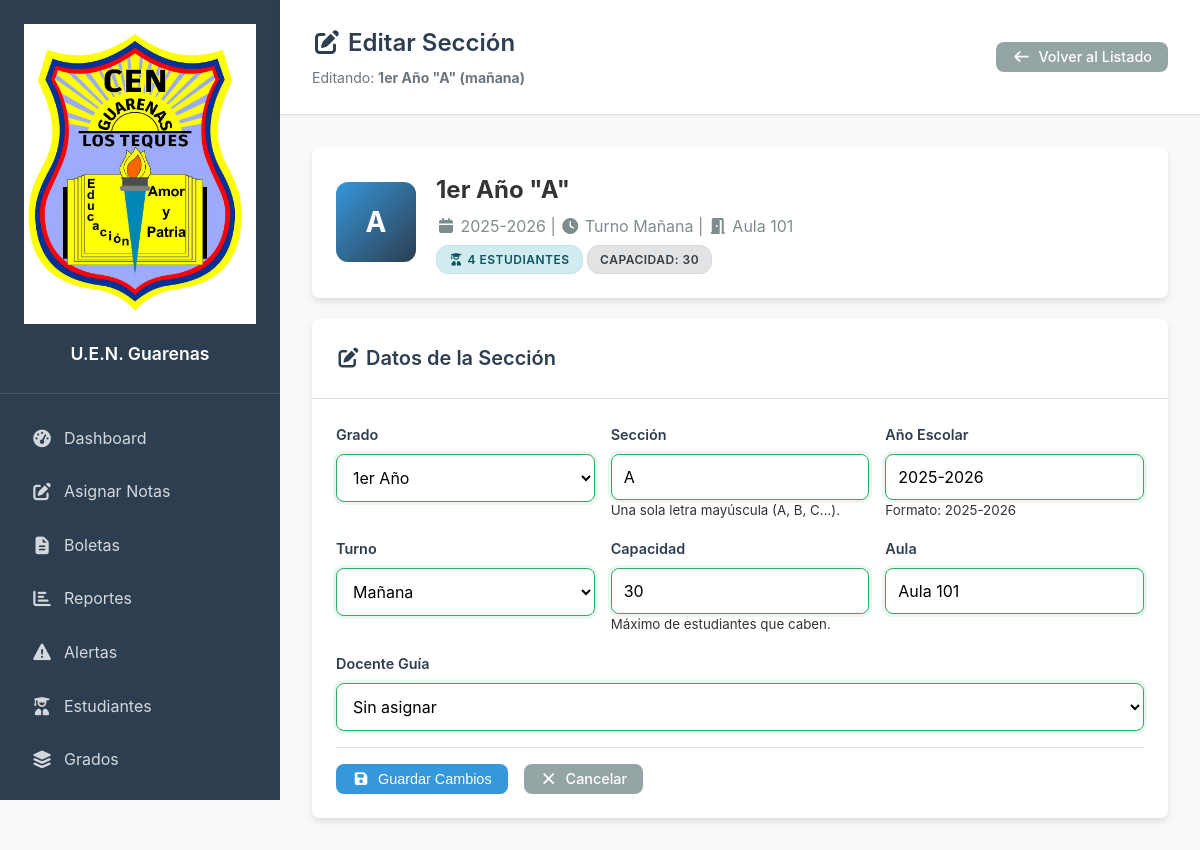
The page /editar_seccion.php?id=1 (signed in) on the database its author committed.
### tables this page shows
CREATE TABLE `grados` (
  `id` int(11) NOT NULL,
  `nombre` varchar(50) NOT NULL,
  `nivel` varchar(20) DEFAULT NULL,
  `modalidad` enum('Media General','Media Técnica') DEFAULT 'Media General',
  `orden` int(11) DEFAULT NULL,
  `activo` tinyint(1) DEFAULT 1,
  `fecha_creacion` timestamp NOT NULL DEFAULT current_timestamp()
);

CREATE TABLE `secciones` (
  `id` int(11) NOT NULL AUTO_INCREMENT,
  `grado_id` int(11) DEFAULT NULL,
  `letra` varchar(5) NOT NULL,
  `anio_escolar` varchar(9) DEFAULT '2025-2026',
  `turno` enum('mañana','tarde') DEFAULT 'mañana',
  `capacidad` int(11) DEFAULT 30,
  `docente_guia_id` int(11) DEFAULT NULL,
  `aula` varchar(20) DEFAULT NULL,
  `activo` tinyint(1) DEFAULT 1,
  `fecha_creacion` timestamp NOT NULL DEFAULT current_timestamp(),
  `fecha_actualizacion` timestamp NOT NULL DEFAULT current_timestamp() ON UPDATE current_timestamp(),
  PRIMARY KEY (`id`)
);

### editar_seccion.php (the view, shortened to what this page needs)
<?php
require_once 'config.php';
$db = getDBConnection();
$id = (int)($_GET['id'] ?? 0);
$stmt = $db->prepare("SELECT * FROM secciones WHERE id = ?");
$stmt->execute([$id]);
$seccion = $stmt->fetch();
$grados = $db->query("SELECT * FROM grados WHERE activo = 1 ORDER BY orden")->fetchAll();
$stmt = $db->prepare("SELECT nombre FROM grados WHERE id = ?");
$stmt->execute([$seccion['grado_id']]);
$grado_nombre = $stmt->fetchColumn();
$stmt = $db->prepare("SELECT COUNT(*) FROM estudiantes WHERE seccion_id = ? AND estado = 'activo'");
$stmt->execute([$id]);
$total_estudiantes = $stmt->fetchColumn();
?>
<!DOCTYPE html>
<html lang="es">
<head>
    <link rel="stylesheet" href="<?php echo APP_URL; ?>/assets/css/styles.css">
    <link rel="stylesheet" href="<?php echo APP_URL; ?>/assets/fontawesome/css/all.min.css">
</head>
<body>
<div class="dashboard-container">
    <?php echo getSidebar('secciones'); ?>
    <main class="main-content">
        <header class="main-header">
            <div>
                <h1><i class="fas fa-edit"></i> Editar Sección</h1>
                <p class="text-muted" style="margin: 5px 0 0 0; font-size: 14px;">
                    Editando: <strong><?php echo htmlspecialchars($grado_nombre . ' "' . $seccion['letra'] . '" (' . $seccion['turno'] . ')'); ?></strong>
                </p>
            </div>
            <div class="header-actions">
                <a href="secciones.php" class="btn btn-secondary"><i class="fas fa-arrow-left"></i> Volver al Listado</a>
            </div>
        </header>
        <div class="content-container">
            <div class="card" style="margin-bottom: 20px;">
                <div class="card-body" style="display: flex; align-items: center; gap: 20px;">
                    <div style="width: 80px; height: 80px; border-radius: 12px; background: linear-gradient(135deg, #3498db, #2c3e50); color: white; display: flex; align-items: center; justify-content: center; font-size: 28px; font-weight: bold; flex-shrink: 0;">
                        <?php echo htmlspecialchars($seccion['letra']); ?>
                    </div>
                    <div style="flex: 1;">
                        <h2 style="margin: 0;"><?php echo htmlspecialchars($grado_nombre . ' "' . $seccion['letra'] . '"'); ?></h2>
                        <p style="margin: 5px 0; color: #7f8c8d;">
                            <i class="fas fa-calendar"></i> <?php echo htmlspecialchars($seccion['anio_escolar'] ?? 'Sin año'); ?> |
                            <i class="fas fa-clock"></i> Turno <?php echo ucfirst($seccion['turno']); ?> |
                            <i class="fas fa-door-open"></i> <?php echo htmlspecialchars($seccion['aula'] ?: 'Sin aula'); ?>
                        </p>
                        <span class="badge badge-info">
                            <i class="fas fa-user-graduate"></i> <?php echo $total_estudiantes; ?> estudiantes
                        </span>
                        <span class="badge badge-secondary">
                            Capacidad: <?php echo $seccion['capacidad']; ?>
                        </span>
                    </div>
                </div>
            </div>
            <div class="card">
                <div class="card-header"><h2><i class="fas fa-edit"></i> Datos de la Sección</h2></div>
                <div class="card-body">
                    <form method="POST">
                        <div class="form-grid">
                            <div class="form-group">
                                <label>Grado</label>
                                <select name="grado_id" class="form-control" required>
                                    <?php foreach($grados as $g): ?>
                                        <option value="<?php echo $g['id']; ?>" <?php echo $seccion['grado_id']==$g['id']?'selected':''; ?>>
                                            <?php echo htmlspecialchars($g['nombre']); ?>
                                        </option>
                                    <?php endforeach; ?>
                                </select>
                            </div>
                            <div class="form-group">
                                <label>Sección</label>
                                <input type="text" name="letra" class="form-control" maxlength="1" value="<?php echo htmlspecialchars($seccion['letra']); ?>" required placeholder="A">
                                <small class="form-text">Una sola letra mayúscula (A, B, C...).</small>
                            </div>
                            <div class="form-group">
                                <label>Año Escolar</label>
                                <input type="text" name="anio_escolar" class="form-control" value="<?php echo htmlspecialchars($seccion['anio_escolar'] ?? '2025-2026'); ?>" placeholder="2025-2026" required>
                                <small class="form-text">Formato: 2025-2026</small>
                            </div>
                            <div class="form-group">
                                <label>Turno</label>
                                <select name="turno" class="form-control" required>
                                    <option value="mañana" <?php echo $seccion['turno']=='mañana'?'selected':''; ?>>Mañana</option>
                                </select>
                            </div>
                            <div class="form-group">
                                <label>Capacidad</label>
                                <input type="number" name="capacidad" class="form-control" min="1" max="50" value="<?php echo $seccion['capacidad']; ?>" required>
                                <small class="form-text">Máximo de estudiantes que caben.</small>
                            </div>
                            <div class="form-group">
                                <label>Aula</label>
                                <input type="text" name="aula" class="form-control" value="<?php echo htmlspecialchars($seccion['aula']); ?>" placeholder="Aula 101">
                            </div>
                            <div class="form-group full-width">
                                <label>Docente Guía</label>
                                <select name="docente_guia_id" class="form-control">
                                    <option value="">Sin asignar</option>
                                </select>
                            </div>
                        </div>
                        <div class="form-actions">
                            <button type="submit" class="btn btn-primary"><i class="fas fa-save"></i> Guardar Cambios</button>
                            <a href="secciones.php" class="btn btn-secondary"><i class="fas fa-times"></i> Cancelar</a>
                        </div>
                    </form>
                </div>
            </div>
        </div>
    </main>
</div>
</body>
</html>

### assets/css/styles.css (style rules this page uses)
:root { --primary-color: #3498db; --primary-dark: #2980b9; --secondary-color: #2c3e50; --success-color: #27ae60; --warning-color: #f39c12; --danger-color: #e74c3c; --info-color: #17a2b8; --light-color: #ecf0f1; --dark-color: #34495e; --border-radius: 8px; --box-shadow: 0 4px 6px rgba(0,0,0,0.1); --transition: all 0.3s ease; }
* { margin: 0; padding: 0; box-sizing: border-box; }
body { font-family: 'Inter', 'Segoe UI', Tahoma, Geneva, Verdana, sans-serif; background-color: #f8f9fa; color: #333; line-height: 1.6; }
.dashboard-container { display: flex; min-height: 100vh; }
.main-content { flex-grow: 1; display: flex; flex-direction: column; margin-left: 280px; min-height: 100vh; }
.main-header { background: white; padding: 1.5rem 2rem; border-bottom: 1px solid #e0e0e0; display: flex; justify-content: space-between; align-items: center; box-shadow: 0 2px 4px rgba(0,0,0,0.05); position: sticky; top: 0; z-index: 100; }
.main-header h1 { color: var(--secondary-color); font-size: 1.5rem; font-weight: 600; margin: 0; }
.header-actions { display: flex; align-items: center; gap: 1rem; }
.content-container { padding: 2rem; flex-grow: 1; background: #f8f9fa; }
.card { background: white; border-radius: var(--border-radius); box-shadow: var(--box-shadow); overflow: hidden; transition: var(--transition); }
.card-header { padding: 1.5rem; border-bottom: 1px solid #e0e0e0; display: flex; justify-content: space-between; align-items: center; }
.card-header h2 { color: var(--secondary-color); font-size: 1.25rem; font-weight: 600; margin: 0; }
.card-body { padding: 1.5rem; }
.btn { display: inline-flex; align-items: center; gap: 0.5rem; padding: 0.5rem 1rem; border: none; border-radius: var(--border-radius); text-decoration: none; font-size: 0.9rem; cursor: pointer; transition: var(--transition); font-weight: 500; line-height: 1; }
.btn-primary { background: var(--primary-color); color: white; }
.btn-secondary { background: #95a5a6; color: white; }
.form-grid { display: grid; grid-template-columns: repeat(auto-fit, minmax(250px, 1fr)); gap: 1rem; }
.form-group { display: flex; flex-direction: column; }
.form-group.full-width { grid-column: 1 / -1; }
.form-group label { margin-bottom: 0.5rem; font-weight: 600; color: var(--secondary-color); font-size: 0.9rem; }
.form-control { padding: 0.75rem; border: 1px solid #ddd; border-radius: var(--border-radius); font-size: 1rem; transition: var(--transition); font-family: inherit; }
select.form-control { background: white; cursor: pointer; }
.form-actions { display: flex; gap: 1rem; justify-content: flex-start; margin-top: 1rem; padding-top: 1rem; border-top: 1px solid #e0e0e0; }
.badge { display: inline-block; padding: 0.25rem 0.75rem; border-radius: 12px; font-size: 0.75rem; font-weight: 600; text-transform: uppercase; letter-spacing: 0.5px; }
.badge-secondary { background: #e2e3e5; color: #383d41; border: 1px solid #d6d8db; }
.badge-info { background: #d1ecf1; color: #0c5460; border: 1px solid #bee5eb; }
.text-muted { color: #6c757d !important; }
.form-control:valid { border-color: var(--success-color); box-shadow: 0 0 0 3px rgba(39, 174, 96, 0.1); }

### rows shown on the page
grados: nombre.turno "1er Año \"A\" (mañana)", nombre.letra "1er Año \"A\""
secciones: letra "A", anio_escolar "2025-2026", turno "Mañana", aula "Aula 101", capacidad "30", grado_id "1er Año"

### other values the page prints
APP_NAME "U.E.N. Guarenas"
$total_estudiantes "4"
